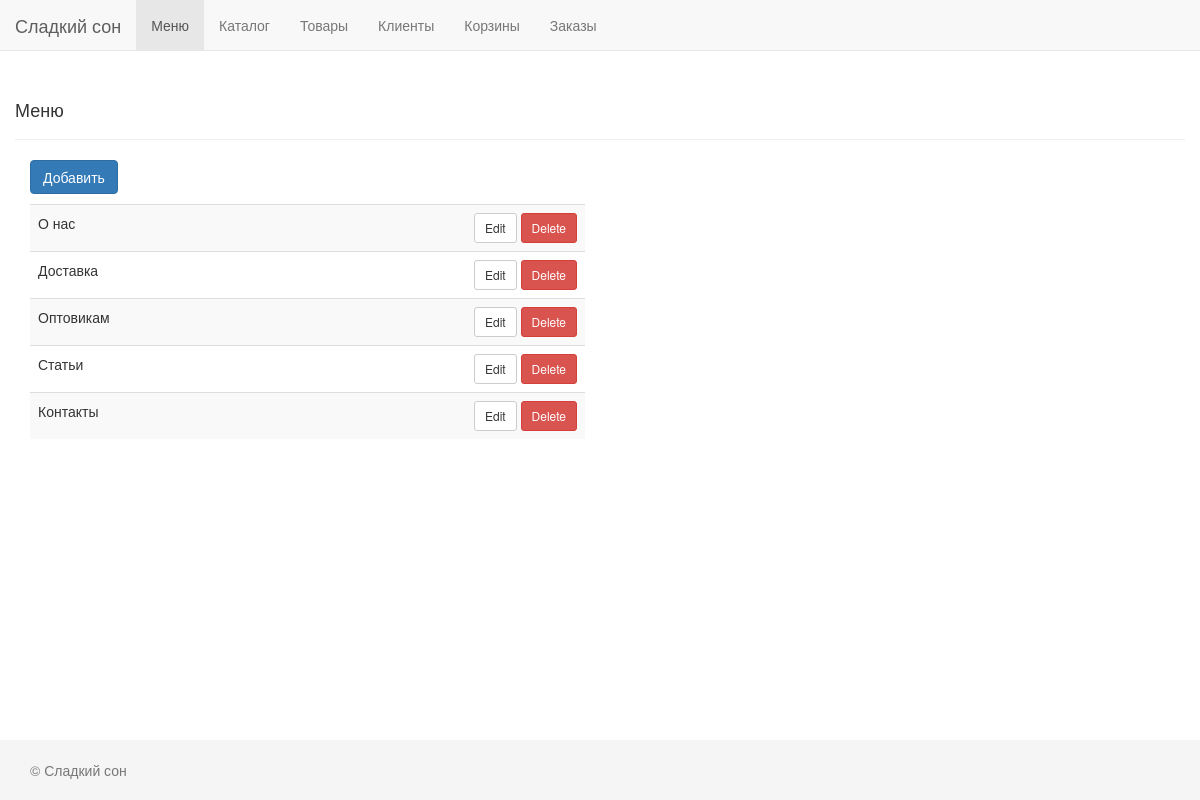
The app's page /admin/index.php with its own data.
### tables this page shows
CREATE TABLE IF NOT EXISTS `upmenu` (
  `id` int(11) NOT NULL,
  `name` char(30) NOT NULL,
  `link` char(30) NOT NULL
);

### admin/models/menu.php (called while the page is built, shortened)
<?php
function GetMenuList()
{
    $sql = "SELECT * FROM upmenu";
    $sth = Db()->prepare($sql);
    if (!$sth->execute()) {
        print_r($sth->errorInfo());
        die;
    }
    return $sth->fetchall();
}

### admin/templates/menu/list.php (the view, shortened to what this page needs)
<?php
$items = GetMenuList();
?>
<div class="page-header">
    <h4>Меню</h4>
</div>
<div class="col-xs-6">
    <button class="btn btn-primary" onclick="location.href='?section=menu&action=new'">Добавить</button>
    <table class="table table-striped">
        <?php foreach ($items as $item): ?>
            <tr>
                <td>
                    <?= $item['name'] ?>
                </td>
                <td class="text-right">
                    <button type="button" class="btn btn-default btn-sm"
                            onclick="location.href='?section=menu&action=edit&id=<?= $item['id'] ?>'">
                        Edit
                    </button>
                    <a href="?section=menu&action=delete&id=<?= $item['id'] ?>" class="btn btn-danger btn-sm"
                       onclick="return confirm('Вы уверены?');">
                        Delete</a>
                </td>
            </tr>
        <?php endforeach; ?>
    </table>
</div>

### admin/css/main.css (style rules this page uses)
html { position: relative; min-height: 100%; }
body { margin-bottom: 60px; }

### records on screen
upmenu: name "О нас"
upmenu: name "Доставка"
upmenu: name "Оптовикам"
upmenu: name "Статьи"
upmenu: name "Контакты"
